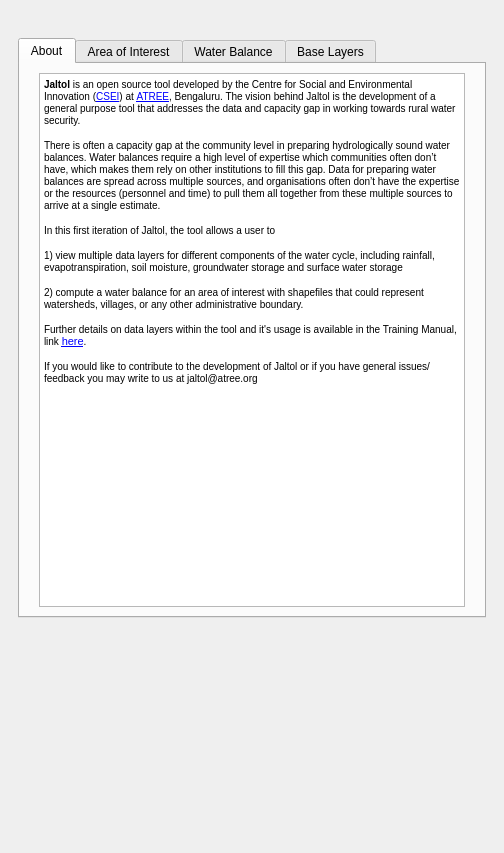
<?xml version="1.0" encoding="UTF-8"?>
<ui version="4.0">
 <class>JaltolDockWidgetBase</class>
 <widget class="QDockWidget" name="JaltolDockWidgetBase">
  <property name="geometry">
   <rect>
    <x>0</x>
    <y>0</y>
    <width>504</width>
    <height>853</height>
   </rect>
  </property>
  <property name="minimumSize">
   <size>
    <width>480</width>
    <height>749</height>
   </size>
  </property>
  <property name="maximumSize">
   <size>
    <width>700</width>
    <height>900</height>
   </size>
  </property>
  <property name="windowTitle">
   <string>Jaltol - for rural water security</string>
  </property>
  <widget class="QWidget" name="dockWidgetContents">
   <property name="minimumSize">
    <size>
     <width>0</width>
     <height>0</height>
    </size>
   </property>
   <property name="maximumSize">
    <size>
     <width>16777215</width>
     <height>16777215</height>
    </size>
   </property>
   <layout class="QVBoxLayout" name="verticalLayout_13">
    <item>
     <widget class="QWidget" name="widget" native="true">
      <layout class="QVBoxLayout" name="verticalLayout_4">
       <item>
        <widget class="QLabel" name="label_plugin_logo">
         <property name="sizePolicy">
          <sizepolicy hsizetype="Preferred" vsizetype="Preferred">
           <horstretch>0</horstretch>
           <verstretch>0</verstretch>
          </sizepolicy>
         </property>
         <property name="minimumSize">
          <size>
           <width>0</width>
           <height>0</height>
          </size>
         </property>
         <property name="maximumSize">
          <size>
           <width>371</width>
           <height>120</height>
          </size>
         </property>
         <property name="text">
          <string/>
         </property>
         <property name="scaledContents">
          <bool>true</bool>
         </property>
         <property name="indent">
          <number>-1</number>
         </property>
        </widget>
       </item>
       <item>
        <widget class="QTabWidget" name="tabWidget">
         <property name="sizePolicy">
          <sizepolicy hsizetype="Preferred" vsizetype="Fixed">
           <horstretch>0</horstretch>
           <verstretch>0</verstretch>
          </sizepolicy>
         </property>
         <property name="maximumSize">
          <size>
           <width>16777215</width>
           <height>16777215</height>
          </size>
         </property>
         <property name="currentIndex">
          <number>0</number>
         </property>
         <widget class="QWidget" name="tab_about">
          <attribute name="title">
           <string>About</string>
          </attribute>
          <layout class="QHBoxLayout" name="horizontalLayout">
           <item>
            <spacer name="horizontalSpacer_2">
             <property name="orientation">
              <enum>Qt::Horizontal</enum>
             </property>
             <property name="sizeType">
              <enum>QSizePolicy::Fixed</enum>
             </property>
             <property name="sizeHint" stdset="0">
              <size>
               <width>10</width>
               <height>20</height>
              </size>
             </property>
            </spacer>
           </item>
           <item>
            <widget class="QTextBrowser" name="textBrowser">
             <property name="minimumSize">
              <size>
               <width>350</width>
               <height>0</height>
              </size>
             </property>
             <property name="html">
              <string>&lt;!DOCTYPE HTML PUBLIC &quot;-//W3C//DTD HTML 4.0//EN&quot; &quot;http://www.w3.org/TR/REC-html40/strict.dtd&quot;&gt;
&lt;html&gt;&lt;head&gt;&lt;meta name=&quot;qrichtext&quot; content=&quot;1&quot; /&gt;&lt;style type=&quot;text/css&quot;&gt;
p, li { white-space: pre-wrap; }
&lt;/style&gt;&lt;/head&gt;&lt;body style=&quot; font-family:'MS Shell Dlg 2'; font-size:7.8pt; font-weight:400; font-style:normal;&quot;&gt;
&lt;p style=&quot; margin-top:12px; margin-bottom:12px; margin-left:0px; margin-right:0px; -qt-block-indent:0; text-indent:0px;&quot;&gt;&lt;span style=&quot; font-weight:600;&quot;&gt;Jaltol &lt;/span&gt;is an open source tool developed by the Centre for Social and Environmental Innovation (&lt;a href=&quot;https://www.atree.org/centre/3045&quot;&gt;&lt;span style=&quot; text-decoration: underline; color:#0000ff;&quot;&gt;CSEI&lt;/span&gt;&lt;/a&gt;) at &lt;a href=&quot;https://www.atree.org/&quot;&gt;&lt;span style=&quot; text-decoration: underline; color:#0000ff;&quot;&gt;ATREE&lt;/span&gt;&lt;/a&gt;, Bengaluru. The vision behind Jaltol is the development of a general purpose tool that addresses the data and capacity gap in working towards rural water security. &lt;/p&gt;
&lt;p style=&quot; margin-top:12px; margin-bottom:12px; margin-left:0px; margin-right:0px; -qt-block-indent:0; text-indent:0px;&quot;&gt;There is often a capacity gap at the community level in preparing hydrologically sound water balances. Water balances require a high level of expertise which communities often don’t have, which makes them rely on other institutions to fill this gap. Data for preparing water balances are spread across multiple sources, and organisations often don’t have the expertise or the resources (personnel and time) to pull them all together from these multiple sources to arrive at a single estimate. &lt;/p&gt;
&lt;p style=&quot; margin-top:12px; margin-bottom:12px; margin-left:0px; margin-right:0px; -qt-block-indent:0; text-indent:0px;&quot;&gt;In this first iteration of Jaltol, the tool allows a user to &lt;/p&gt;
&lt;p style=&quot; margin-top:12px; margin-bottom:12px; margin-left:0px; margin-right:0px; -qt-block-indent:0; text-indent:0px;&quot;&gt;1) view multiple data layers for different components of the water cycle, including rainfall, evapotranspiration, soil moisture, groundwater storage and surface water storage&lt;/p&gt;
&lt;p style=&quot; margin-top:12px; margin-bottom:12px; margin-left:0px; margin-right:0px; -qt-block-indent:0; text-indent:0px;&quot;&gt;2) compute a water balance for an area of interest with shapefiles that could represent watersheds, villages, or any other administrative boundary.&lt;/p&gt;
&lt;p style=&quot; margin-top:12px; margin-bottom:12px; margin-left:0px; margin-right:0px; -qt-block-indent:0; text-indent:0px;&quot;&gt;Further details on data layers within the tool and it's usage is available in the Training Manual, link &lt;a href=&quot;https://docs.google.com/document/d/1R8w4TyCb0Q9bj1daLvxvJ7SuMVmxPPm-j3M2bEvnRTQ/edit?usp=sharing&quot;&gt;&lt;span style=&quot; font-size:8pt; text-decoration: underline; color:#0000ff;&quot;&gt;here&lt;/span&gt;&lt;/a&gt;.&lt;/p&gt;
&lt;p style=&quot; margin-top:12px; margin-bottom:12px; margin-left:0px; margin-right:0px; -qt-block-indent:0; text-indent:0px;&quot;&gt;If you would like to contribute to the development of Jaltol or if you have general issues/feedback you may write to us at jaltol@atree.org&lt;/p&gt;&lt;/body&gt;&lt;/html&gt;</string>
             </property>
            </widget>
           </item>
           <item>
            <spacer name="horizontalSpacer">
             <property name="orientation">
              <enum>Qt::Horizontal</enum>
             </property>
             <property name="sizeType">
              <enum>QSizePolicy::Fixed</enum>
             </property>
             <property name="sizeHint" stdset="0">
              <size>
               <width>10</width>
               <height>20</height>
              </size>
             </property>
            </spacer>
           </item>
          </layout>
         </widget>
         <widget class="QWidget" name="tab_aoi">
          <property name="sizePolicy">
           <sizepolicy hsizetype="Preferred" vsizetype="Preferred">
            <horstretch>0</horstretch>
            <verstretch>0</verstretch>
           </sizepolicy>
          </property>
          <property name="toolTip">
           <string>&lt;html&gt;&lt;head/&gt;&lt;body&gt;&lt;p&gt;Choose Village&lt;/p&gt;&lt;/body&gt;&lt;/html&gt;</string>
          </property>
          <attribute name="title">
           <string>Area of Interest</string>
          </attribute>
          <layout class="QVBoxLayout" name="verticalLayout_10">
           <property name="spacing">
            <number>7</number>
           </property>
           <property name="leftMargin">
            <number>11</number>
           </property>
           <property name="topMargin">
            <number>11</number>
           </property>
           <property name="rightMargin">
            <number>11</number>
           </property>
           <property name="bottomMargin">
            <number>11</number>
           </property>
           <item>
            <widget class="QSplitter" name="splitter">
             <property name="sizePolicy">
              <sizepolicy hsizetype="Expanding" vsizetype="Fixed">
               <horstretch>0</horstretch>
               <verstretch>0</verstretch>
              </sizepolicy>
             </property>
             <property name="maximumSize">
              <size>
               <width>16777215</width>
               <height>16777215</height>
              </size>
             </property>
             <property name="orientation">
              <enum>Qt::Horizontal</enum>
             </property>
             <widget class="QLabel" name="label_aoi_selectVB">
              <property name="sizePolicy">
               <sizepolicy hsizetype="Preferred" vsizetype="Fixed">
                <horstretch>0</horstretch>
                <verstretch>0</verstretch>
               </sizepolicy>
              </property>
              <property name="maximumSize">
               <size>
                <width>16777215</width>
                <height>16777215</height>
               </size>
              </property>
              <property name="text">
               <string>Village Boundaries</string>
              </property>
             </widget>
             <widget class="QLineEdit" name="lineEdit_aoi_selectVB">
              <property name="sizePolicy">
               <sizepolicy hsizetype="Preferred" vsizetype="Fixed">
                <horstretch>0</horstretch>
                <verstretch>0</verstretch>
               </sizepolicy>
              </property>
              <property name="minimumSize">
               <size>
                <width>0</width>
                <height>0</height>
               </size>
              </property>
             </widget>
             <widget class="QPushButton" name="pushButton_aoi_selectVB">
              <property name="sizePolicy">
               <sizepolicy hsizetype="Preferred" vsizetype="Fixed">
                <horstretch>0</horstretch>
                <verstretch>0</verstretch>
               </sizepolicy>
              </property>
              <property name="text">
               <string>...</string>
              </property>
             </widget>
            </widget>
           </item>
           <item>
            <widget class="QgsCollapsibleGroupBox" name="mGroupBox_aoi_selectV">
             <property name="sizePolicy">
              <sizepolicy hsizetype="Expanding" vsizetype="Fixed">
               <horstretch>0</horstretch>
               <verstretch>0</verstretch>
              </sizepolicy>
             </property>
             <property name="title">
              <string>Select Village</string>
             </property>
             <layout class="QVBoxLayout" name="verticalLayout_2">
              <item>
               <layout class="QHBoxLayout" name="horizontalLayout_3">
                <item>
                 <widget class="QLabel" name="label_aoi_selectS">
                  <property name="minimumSize">
                   <size>
                    <width>0</width>
                    <height>0</height>
                   </size>
                  </property>
                  <property name="text">
                   <string>State</string>
                  </property>
                 </widget>
                </item>
                <item>
                 <widget class="QComboBox" name="comboBox_aoi_selectS"/>
                </item>
               </layout>
              </item>
              <item>
               <layout class="QHBoxLayout" name="horizontalLayout_5">
                <item>
                 <widget class="QLabel" name="label_aoi_selectD">
                  <property name="text">
                   <string>District</string>
                  </property>
                 </widget>
                </item>
                <item>
                 <widget class="QComboBox" name="comboBox_aoi_selectD"/>
                </item>
               </layout>
              </item>
              <item>
               <layout class="QHBoxLayout" name="horizontalLayout_6">
                <item>
                 <widget class="QLabel" name="label_aoi_selectB">
                  <property name="text">
                   <string>Block</string>
                  </property>
                 </widget>
                </item>
                <item>
                 <widget class="QComboBox" name="comboBox_aoi_selectB"/>
                </item>
               </layout>
              </item>
              <item>
               <layout class="QHBoxLayout" name="horizontalLayout_7">
                <item>
                 <widget class="QLabel" name="label_aoi_selectV">
                  <property name="text">
                   <string>Village</string>
                  </property>
                 </widget>
                </item>
                <item>
                 <widget class="QComboBox" name="comboBox_aoi_selectV"/>
                </item>
               </layout>
              </item>
             </layout>
            </widget>
           </item>
           <item>
            <spacer name="verticalSpacer_4">
             <property name="orientation">
              <enum>Qt::Vertical</enum>
             </property>
             <property name="sizeType">
              <enum>QSizePolicy::Fixed</enum>
             </property>
             <property name="sizeHint" stdset="0">
              <size>
               <width>20</width>
               <height>20</height>
              </size>
             </property>
            </spacer>
           </item>
           <item>
            <widget class="QSplitter" name="splitter_2">
             <property name="sizePolicy">
              <sizepolicy hsizetype="Expanding" vsizetype="Fixed">
               <horstretch>0</horstretch>
               <verstretch>0</verstretch>
              </sizepolicy>
             </property>
             <property name="maximumSize">
              <size>
               <width>16777215</width>
               <height>16777215</height>
              </size>
             </property>
             <property name="orientation">
              <enum>Qt::Horizontal</enum>
             </property>
             <widget class="QLabel" name="label_aoi_selectWB">
              <property name="sizePolicy">
               <sizepolicy hsizetype="Preferred" vsizetype="Fixed">
                <horstretch>0</horstretch>
                <verstretch>0</verstretch>
               </sizepolicy>
              </property>
              <property name="maximumSize">
               <size>
                <width>16777215</width>
                <height>16777215</height>
               </size>
              </property>
              <property name="text">
               <string>Watershed Boundaries</string>
              </property>
             </widget>
             <widget class="QLineEdit" name="lineEdit_aoi_selectWB">
              <property name="sizePolicy">
               <sizepolicy hsizetype="Preferred" vsizetype="Fixed">
                <horstretch>0</horstretch>
                <verstretch>0</verstretch>
               </sizepolicy>
              </property>
              <property name="minimumSize">
               <size>
                <width>0</width>
                <height>0</height>
               </size>
              </property>
             </widget>
             <widget class="QPushButton" name="pushButton_aoi_selectWB">
              <property name="sizePolicy">
               <sizepolicy hsizetype="Preferred" vsizetype="Fixed">
                <horstretch>0</horstretch>
                <verstretch>0</verstretch>
               </sizepolicy>
              </property>
              <property name="text">
               <string>...</string>
              </property>
             </widget>
            </widget>
           </item>
           <item>
            <widget class="QgsCollapsibleGroupBox" name="mGroupBox_aoi_selectW">
             <property name="sizePolicy">
              <sizepolicy hsizetype="Expanding" vsizetype="Fixed">
               <horstretch>0</horstretch>
               <verstretch>0</verstretch>
              </sizepolicy>
             </property>
             <property name="title">
              <string>Select Watershed (Work in Progress)</string>
             </property>
             <layout class="QVBoxLayout" name="verticalLayout_5">
              <item>
               <layout class="QHBoxLayout" name="horizontalLayout_12">
                <item>
                 <widget class="QLabel" name="label_aoi_selectRB">
                  <property name="minimumSize">
                   <size>
                    <width>0</width>
                    <height>0</height>
                   </size>
                  </property>
                  <property name="text">
                   <string>River Basin</string>
                  </property>
                 </widget>
                </item>
                <item>
                 <widget class="QComboBox" name="comboBox_aoi_selectRB"/>
                </item>
               </layout>
              </item>
              <item>
               <layout class="QHBoxLayout" name="horizontalLayout_13">
                <item>
                 <widget class="QLabel" name="label_aoi_selectSB">
                  <property name="text">
                   <string>Sub-Basin</string>
                  </property>
                 </widget>
                </item>
                <item>
                 <widget class="QComboBox" name="comboBox_aoi_selectSB"/>
                </item>
               </layout>
              </item>
              <item>
               <layout class="QHBoxLayout" name="horizontalLayout_14">
                <item>
                 <widget class="QLabel" name="label_aoi_selectW">
                  <property name="text">
                   <string>Watershed</string>
                  </property>
                 </widget>
                </item>
                <item>
                 <widget class="QComboBox" name="comboBox_aoi_selectW"/>
                </item>
               </layout>
              </item>
              <item>
               <layout class="QHBoxLayout" name="horizontalLayout_15">
                <item>
                 <widget class="QLabel" name="label_aoi_selectMW">
                  <property name="text">
                   <string>Micro-Watershed</string>
                  </property>
                 </widget>
                </item>
                <item>
                 <widget class="QComboBox" name="comboBox_aoi_selectMW"/>
                </item>
               </layout>
              </item>
             </layout>
            </widget>
           </item>
           <item>
            <spacer name="verticalSpacer_2">
             <property name="orientation">
              <enum>Qt::Vertical</enum>
             </property>
             <property name="sizeType">
              <enum>QSizePolicy::Fixed</enum>
             </property>
             <property name="sizeHint" stdset="0">
              <size>
               <width>20</width>
               <height>20</height>
              </size>
             </property>
            </spacer>
           </item>
           <item>
            <widget class="QSplitter" name="splitter_3">
             <property name="sizePolicy">
              <sizepolicy hsizetype="Expanding" vsizetype="Fixed">
               <horstretch>0</horstretch>
               <verstretch>0</verstretch>
              </sizepolicy>
             </property>
             <property name="maximumSize">
              <size>
               <width>16777215</width>
               <height>16777215</height>
              </size>
             </property>
             <property name="orientation">
              <enum>Qt::Horizontal</enum>
             </property>
             <widget class="QLabel" name="label_aoi_selectCB">
              <property name="sizePolicy">
               <sizepolicy hsizetype="Preferred" vsizetype="Fixed">
                <horstretch>0</horstretch>
                <verstretch>0</verstretch>
               </sizepolicy>
              </property>
              <property name="maximumSize">
               <size>
                <width>16777215</width>
                <height>16777215</height>
               </size>
              </property>
              <property name="text">
               <string>Custom Boundaries</string>
              </property>
             </widget>
             <widget class="QLineEdit" name="lineEdit_aoi_selectCB">
              <property name="sizePolicy">
               <sizepolicy hsizetype="Preferred" vsizetype="Fixed">
                <horstretch>0</horstretch>
                <verstretch>0</verstretch>
               </sizepolicy>
              </property>
              <property name="minimumSize">
               <size>
                <width>0</width>
                <height>0</height>
               </size>
              </property>
             </widget>
             <widget class="QPushButton" name="pushButton_aoi_selectCB">
              <property name="sizePolicy">
               <sizepolicy hsizetype="Preferred" vsizetype="Fixed">
                <horstretch>0</horstretch>
                <verstretch>0</verstretch>
               </sizepolicy>
              </property>
              <property name="text">
               <string>...</string>
              </property>
             </widget>
            </widget>
           </item>
           <item>
            <spacer name="verticalSpacer_5">
             <property name="orientation">
              <enum>Qt::Vertical</enum>
             </property>
             <property name="sizeType">
              <enum>QSizePolicy::Expanding</enum>
             </property>
             <property name="sizeHint" stdset="0">
              <size>
               <width>20</width>
               <height>100</height>
              </size>
             </property>
            </spacer>
           </item>
          </layout>
         </widget>
         <widget class="QWidget" name="tab_wblayers">
          <attribute name="title">
           <string>Water Balance</string>
          </attribute>
          <layout class="QVBoxLayout" name="verticalLayout_11">
           <item>
            <widget class="QGroupBox" name="groupBox">
             <property name="sizePolicy">
              <sizepolicy hsizetype="Expanding" vsizetype="Fixed">
               <horstretch>0</horstretch>
               <verstretch>0</verstretch>
              </sizepolicy>
             </property>
             <property name="title">
              <string>Add Layers</string>
             </property>
             <layout class="QVBoxLayout" name="verticalLayout_12">
              <item>
               <widget class="QgsCollapsibleGroupBox" name="mGroupBox_3">
                <property name="sizePolicy">
                 <sizepolicy hsizetype="Expanding" vsizetype="Fixed">
                  <horstretch>0</horstretch>
                  <verstretch>0</verstretch>
                 </sizepolicy>
                </property>
                <property name="title">
                 <string>Rainfall</string>
                </property>
                <layout class="QVBoxLayout" name="verticalLayout_3">
                 <item>
                  <layout class="QHBoxLayout" name="horizontalLayout_8">
                   <item>
                    <widget class="QLabel" name="label_9">
                     <property name="text">
                      <string>Year</string>
                     </property>
                    </widget>
                   </item>
                   <item>
                    <widget class="QComboBox" name="comboBox_9"/>
                   </item>
                   <item>
                    <widget class="QPushButton" name="pushButton_3">
                     <property name="sizePolicy">
                      <sizepolicy hsizetype="Preferred" vsizetype="Fixed">
                       <horstretch>0</horstretch>
                       <verstretch>0</verstretch>
                      </sizepolicy>
                     </property>
                     <property name="text">
                      <string>Add</string>
                     </property>
                    </widget>
                   </item>
                  </layout>
                 </item>
                </layout>
               </widget>
              </item>
              <item>
               <widget class="QgsCollapsibleGroupBox" name="mGroupBox_6">
                <property name="sizePolicy">
                 <sizepolicy hsizetype="Expanding" vsizetype="Fixed">
                  <horstretch>0</horstretch>
                  <verstretch>0</verstretch>
                 </sizepolicy>
                </property>
                <property name="title">
                 <string>Evapotranspiration</string>
                </property>
                <layout class="QVBoxLayout" name="verticalLayout_8">
                 <item>
                  <layout class="QHBoxLayout" name="horizontalLayout_9">
                   <item>
                    <widget class="QLabel" name="label_13">
                     <property name="text">
                      <string>Year</string>
                     </property>
                    </widget>
                   </item>
                   <item>
                    <widget class="QComboBox" name="comboBox_11"/>
                   </item>
                   <item>
                    <widget class="QPushButton" name="pushButton_8">
                     <property name="text">
                      <string>Add</string>
                     </property>
                    </widget>
                   </item>
                  </layout>
                 </item>
                </layout>
               </widget>
              </item>
              <item>
               <widget class="QgsCollapsibleGroupBox" name="mGroupBox_4">
                <property name="sizePolicy">
                 <sizepolicy hsizetype="Expanding" vsizetype="Fixed">
                  <horstretch>0</horstretch>
                  <verstretch>0</verstretch>
                 </sizepolicy>
                </property>
                <property name="title">
                 <string>Surface Water Change</string>
                </property>
                <layout class="QVBoxLayout" name="verticalLayout_6">
                 <item>
                  <layout class="QHBoxLayout" name="horizontalLayout_10" stretch="0,0,0">
                   <property name="topMargin">
                    <number>0</number>
                   </property>
                   <item>
                    <widget class="QLabel" name="label_12">
                     <property name="text">
                      <string>Year</string>
                     </property>
                    </widget>
                   </item>
                   <item>
                    <widget class="QComboBox" name="comboBox_10"/>
                   </item>
                   <item>
                    <widget class="QPushButton" name="pushButton_6">
                     <property name="text">
                      <string>Add</string>
                     </property>
                    </widget>
                   </item>
                  </layout>
                 </item>
                </layout>
               </widget>
              </item>
              <item>
               <widget class="QgsCollapsibleGroupBox" name="mGroupBox_5">
                <property name="sizePolicy">
                 <sizepolicy hsizetype="Expanding" vsizetype="Fixed">
                  <horstretch>0</horstretch>
                  <verstretch>0</verstretch>
                 </sizepolicy>
                </property>
                <property name="title">
                 <string>Ground Water Change</string>
                </property>
                <layout class="QVBoxLayout" name="verticalLayout_7">
                 <item>
                  <layout class="QHBoxLayout" name="horizontalLayout_4">
                   <item>
                    <widget class="QLabel" name="label_15">
                     <property name="text">
                      <string>Year</string>
                     </property>
                    </widget>
                   </item>
                   <item>
                    <widget class="QComboBox" name="comboBox_12"/>
                   </item>
                   <item>
                    <widget class="QPushButton" name="pushButton_7">
                     <property name="text">
                      <string>Add</string>
                     </property>
                    </widget>
                   </item>
                  </layout>
                 </item>
                </layout>
               </widget>
              </item>
              <item>
               <widget class="QgsCollapsibleGroupBox" name="mGroupBox_7">
                <property name="sizePolicy">
                 <sizepolicy hsizetype="Expanding" vsizetype="Fixed">
                  <horstretch>0</horstretch>
                  <verstretch>0</verstretch>
                 </sizepolicy>
                </property>
                <property name="title">
                 <string>Soil Moisture Change</string>
                </property>
                <layout class="QVBoxLayout" name="verticalLayout_9">
                 <item>
                  <layout class="QHBoxLayout" name="horizontalLayout_11">
                   <item>
                    <widget class="QLabel" name="label_16">
                     <property name="text">
                      <string>Year</string>
                     </property>
                    </widget>
                   </item>
                   <item>
                    <widget class="QComboBox" name="comboBox_13"/>
                   </item>
                   <item>
                    <widget class="QPushButton" name="pushButton_9">
                     <property name="text">
                      <string>Add</string>
                     </property>
                    </widget>
                   </item>
                  </layout>
                 </item>
                </layout>
               </widget>
              </item>
             </layout>
            </widget>
           </item>
           <item>
            <widget class="QGroupBox" name="groupBox_2">
             <property name="sizePolicy">
              <sizepolicy hsizetype="Expanding" vsizetype="Fixed">
               <horstretch>0</horstretch>
               <verstretch>0</verstretch>
              </sizepolicy>
             </property>
             <property name="title">
              <string>Compute Water Balance</string>
             </property>
             <layout class="QGridLayout" name="gridLayout">
              <item row="0" column="0" colspan="2">
               <widget class="QLabel" name="label_4">
                <property name="sizePolicy">
                 <sizepolicy hsizetype="Expanding" vsizetype="Fixed">
                  <horstretch>0</horstretch>
                  <verstretch>0</verstretch>
                 </sizepolicy>
                </property>
                <property name="text">
                 <string>Select any Year below to generate a Water Balance</string>
                </property>
               </widget>
              </item>
              <item row="1" column="0">
               <widget class="QComboBox" name="comboBox_6">
                <property name="sizePolicy">
                 <sizepolicy hsizetype="Expanding" vsizetype="Fixed">
                  <horstretch>0</horstretch>
                  <verstretch>0</verstretch>
                 </sizepolicy>
                </property>
               </widget>
              </item>
              <item row="1" column="1">
               <widget class="QPushButton" name="pushButton_10">
                <property name="sizePolicy">
                 <sizepolicy hsizetype="Expanding" vsizetype="Fixed">
                  <horstretch>0</horstretch>
                  <verstretch>0</verstretch>
                 </sizepolicy>
                </property>
                <property name="text">
                 <string>Save to desktop (*.png)</string>
                </property>
               </widget>
              </item>
             </layout>
            </widget>
           </item>
           <item>
            <spacer name="verticalSpacer">
             <property name="orientation">
              <enum>Qt::Vertical</enum>
             </property>
             <property name="sizeType">
              <enum>QSizePolicy::Fixed</enum>
             </property>
             <property name="sizeHint" stdset="0">
              <size>
               <width>20</width>
               <height>40</height>
              </size>
             </property>
            </spacer>
           </item>
          </layout>
         </widget>
         <widget class="QWidget" name="tab_baselayers">
          <property name="sizePolicy">
           <sizepolicy hsizetype="Preferred" vsizetype="Preferred">
            <horstretch>0</horstretch>
            <verstretch>0</verstretch>
           </sizepolicy>
          </property>
          <attribute name="title">
           <string>Base Layers</string>
          </attribute>
          <layout class="QVBoxLayout" name="verticalLayout">
           <item>
            <layout class="QHBoxLayout" name="horizontalLayout_2">
             <item>
              <widget class="QLabel" name="label_6">
               <property name="text">
                <string>LULC</string>
               </property>
              </widget>
             </item>
             <item>
              <widget class="QComboBox" name="comboBox_5"/>
             </item>
             <item>
              <widget class="QPushButton" name="pushButton_2">
               <property name="sizePolicy">
                <sizepolicy hsizetype="Preferred" vsizetype="Fixed">
                 <horstretch>0</horstretch>
                 <verstretch>0</verstretch>
                </sizepolicy>
               </property>
               <property name="text">
                <string>Get</string>
               </property>
              </widget>
             </item>
            </layout>
           </item>
           <item>
            <spacer name="verticalSpacer_3">
             <property name="orientation">
              <enum>Qt::Vertical</enum>
             </property>
             <property name="sizeHint" stdset="0">
              <size>
               <width>20</width>
               <height>40</height>
              </size>
             </property>
            </spacer>
           </item>
          </layout>
         </widget>
        </widget>
       </item>
      </layout>
     </widget>
    </item>
    <item>
     <widget class="QgsMessageBar" name="msgBar">
      <property name="sizePolicy">
       <sizepolicy hsizetype="Preferred" vsizetype="Preferred">
        <horstretch>0</horstretch>
        <verstretch>0</verstretch>
       </sizepolicy>
      </property>
     </widget>
    </item>
   </layout>
  </widget>
 </widget>
 <customwidgets>
  <customwidget>
   <class>QgsMessageBar</class>
   <extends>QFrame</extends>
   <header>qgis.gui</header>
   <container>1</container>
  </customwidget>
  <customwidget>
   <class>QgsCollapsibleGroupBox</class>
   <extends>QGroupBox</extends>
   <header>qgscollapsiblegroupbox.h</header>
   <container>1</container>
  </customwidget>
 </customwidgets>
 <resources>
  <include location="resources/resources.qrc"/>
 </resources>
 <connections/>
</ui>
